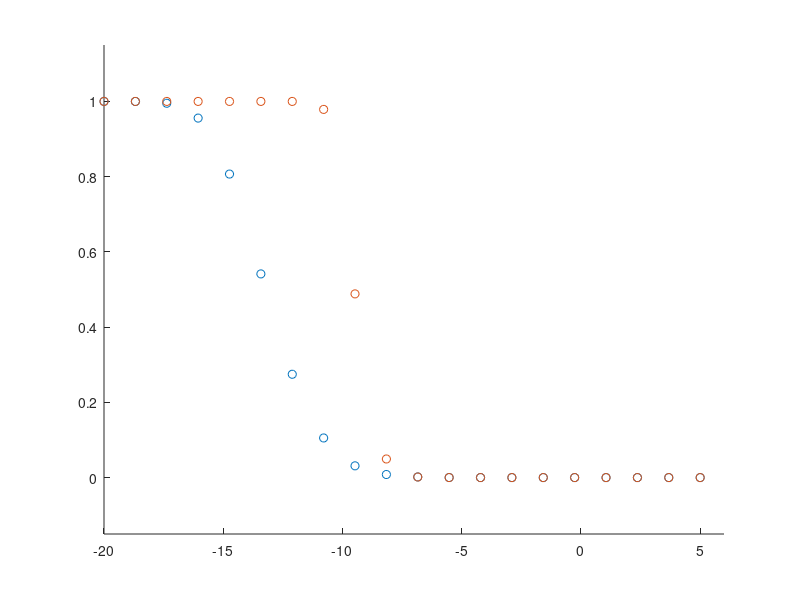

Write MATLAB code to recreate this figure. (Note: this script raises an error after producing the figure.)
clc,clear,close all;
figure; hold on;

%Rician Distr.s in different parameters.
pd{1} = makedist('Rician','s',sqrt(5/6),'sigma',1/sqrt(12));
pd{2} = makedist('Rician','s',sqrt(6/7),'sigma',1/sqrt(14));
pd{3} = makedist('Rician','s',sqrt(5*1.5/6),'sigma',sqrt(1.5)/sqrt(12));
pd{4} = makedist('Rician','s',sqrt(6*1.5/7),'sigma',sqrt(1.5)/sqrt(14));

snr = linspace(-20,5,20);
mcResult = zeros(1,length(snr));
simulationTime = 100000;
n=4; k2 = 0.01; Rate = 1;
for i = 1:length(snr)
   xx = sqrt((k2 +1/(10^(snr(i)/10)))*(2^Rate-1));
   h = zeros(simulationTime,1);
   for j=1:n
        h = h + random(pd{j},simulationTime,1).*random(pd{j},simulationTime,1);
   end
   mcResult(i) = sum(h < xx)/simulationTime;
end
plot(snr, mcResult,'o');



%Weibull Distr.s in different parameters.
pd{1} = makedist('Weibull','a',sqrt(0.5/gamma(1.2)),'b',10);
pd{2} = makedist('Weibull','a',sqrt(1/gamma(1.2)),'b',10);
pd{3} = makedist('Weibull','a',sqrt(0.5/gamma(1.2)),'b',12);
pd{4} = makedist('Weibull','a',sqrt(1/gamma(1.2)),'b',12);
snr = linspace(-20,5,20);
mcResult = zeros(1,length(snr));
simulationTime = 100000;
n=4; k2 = 0.01; Rate = 1;
for i = 1:length(snr)
   xx = sqrt((k2 +1/(10^(snr(i)/10)))*(2^Rate-1));
   h = zeros(simulationTime,1);
   for j=1:n
        h = h + random(pd{j},simulationTime,1).*random(pd{j},simulationTime,1);
   end
   mcResult(i) = sum(h < xx)/simulationTime;
end
plot(snr, mcResult,'o');


axis([-20 6 -0.15 1.15])




%Theoretical results
snr = linspace(-20,5);
ewRice = zeros(1,length(snr));
ewWeibull = zeros(1,length(snr));


%Moments for every Rician fading channels
aRice1 = [0.959930110752018935758544730598, 1.00000000000000000000000000000, ...
1.11177654821320601342971559345, 1.30555555555555555555555555556, ...
1.60766919039780783665966434452, 2.06481481481481481481481481481, ...
2.75437675388674387876672567442, 3.80324074074074074074074074074, ...
5.42076220057757990402010317735, 7.95653292181069958847736625514, ...
12.0025685773826563282439747515, 18.5762817215363511659807956104, ...
29.4523316201544209273410362094, 47.7723122427983539094650205761, ...
79.1793689528662987735713942951];
aRice2 = [0.965348853621578678468436675781, 1.00000000000000000000000000000, ...
1.09744183586807030791985098660, 1.26530612244897959183673469388, ...
1.52344680796155856179256299064, 1.90670553935860058309037900875, ...
2.47164327335909142379747392953, 3.30862140774677217825905872553, ...
4.56242484472779320714680711141, 6.46730528946272386505622657226, ...
9.40695523110186199731721529398, 14.0182406990284660303104998768, ...
21.3727144401187523907301675902, 33.2980208683699576099851495307, ...
52.9537992469912584758279819686];
aRice3 = [1.20622938159501243249301545976, 1.62500000000000000000000000000, ...
2.37738880211323171916436996616, 3.71875000000000000000000000000, ...
6.15616069054109032523352423414, 10.7070312500000000000000000000, ...
19.4570605400364835726455252789, 36.7832031250000000000000000000, ...
72.0875586055901300531654192039, 146.031494140625000000000000000, ...
305.030772974487382592160736924, 655.603332519531250000000000000, ...
1447.27322850374131073345102828, 3276.28597259521484375000000000, ...
7594.96424428136809428822668045];
aRice4 = [1.20768248136941820772760993571, 1.60714285714285714285714285714, ...
2.30418993114744874104463372372, 3.51275510204081632653061224490, ...
5.64431985837204106324952127070, 9.49772230320699708454810495627, ...
16.6545789419058004518302905351, 30.3149078508954602249062890462, ...
57.0954978837416872720988024201, 110.972691345124055453085024097, ...
222.085769673953677939859618479, 456.746281742991865634217035419, ...
963.713749535386683947772820254, 2083.04171304157577382116052228, ...
4606.34252885947196946098588435];
aRice1 = aRice1 .* aRice1;
aRice2 = aRice2 .* aRice2;
aRice3 = aRice3 .* aRice3;
aRice4 = aRice4 .* aRice4;
cumuRice = zeros(1,length(aRice1));
cumuRice = cumuRice + calcCumulantByMoment(aRice1);
cumuRice = cumuRice + calcCumulantByMoment(aRice2);
cumuRice = cumuRice + calcCumulantByMoment(aRice3);
cumuRice = cumuRice + calcCumulantByMoment(aRice4);
miuRice = cumuRice(1);
sigmaRice = sqrt(cumuRice(2));
for i=1:length(snr)
    xx = (sqrt((k2 +1/(10^(snr(i)/10)))*(2^Rate-1)) - miuRice)/(sigmaRice);
    coef = 0;
    coef = coef + cumuRice(3)/6*probHermiteH(2,xx)/(sigmaRice^3);
    coef = coef + cumuRice(4)/factorial(4)*probHermiteH(3,xx)/(sigmaRice^4);
    coef = coef + cumuRice(5)/factorial(5)*probHermiteH(4,xx)/(sigmaRice^5);
    coef = coef + (cumuRice(3)^2/72)*probHermiteH(5,xx)/(sigmaRice^6);%cumuRice(6)/factorial(6)
    coef = coef + (cumuRice(3)*cumuRice(5)/factorial(3)/factorial(5)+cumuRice(4)^2/1152)*probHermiteH(7,xx)/(sigmaRice^8);
    coef = coef + (cumuRice(3)^3)/(6^4)*probHermiteH(8,xx)/(sigmaRice^9);
    coef = coef + (cumuRice(3)^2)*(cumuRice(4)/1728)*probHermiteH(9,xx)/(sigmaRice^10);
    coef = coef + (cumuRice(3)^4)/31104*probHermiteH(11,xx)/(sigmaRice^12);
    ewRice(i) = normcdf(xx,0,1) - normpdf(xx,0,1) * coef;
end
plot(snr, ewRice);

%Moments for every Weibull Fading channels
aWeibull1 = [0.702044149057774030800908289979, 0.500000000000000000000000000000, ...
0.360654643286712918229296503396, 0.263116311561201047117190589102, ...
0.193938348041420992091624531730, 0.144292752835079773679807835278, ...
0.108282306375652196572320061603, 0.0819065566016783461030467590059, ...
0.0624141551844396101183375252769, 0.0478891912330610626279449383057];
aWeibull2 = [0.992840356982182751943700460599, 1.00000000000000000000000000000, ...
1.02008537573780025019615987133, 1.05246524624480418846876235641, ...
1.09708096825764456877801206893, 1.15434202268063818943846268222, ...
1.22507444993188796295398649030, 1.31050490562685353764874814409, ...
1.41227111593429632438080036437, 1.53245411945795400409423802578];
aWeibull3 = [0.707161730041398840218902541151, 0.505200891072220996652912384003, ...
0.364243939531454591711570573318, 0.264811289211632186430664005563, ...
0.193994191112687185662847614025, 0.143115753760794624581633087823, ...
0.106269325528056659760867479747, 0.0793880683106221290059797395640, ...
0.0596429081507161272271875125511, 0.0450472482805577177349263283005];
aWeibull4 = [1.00007770941576760146912534990, 1.01040178214444199330582476801, ...
1.03023743859517723916176660939, 1.05924515684652874572265602225, ...
1.09739686437264144171377283926, 1.14492603008635699665306470258, ...
1.20230017140815279145801049255, 1.27020909296995406409567583302, ...
1.34956495369784897382355371252, 1.44151194497784696751764250562];
aWeibull1 = aWeibull1 .* aWeibull1;
aWeibull2 = aWeibull2 .* aWeibull2;
aWeibull3 = aWeibull3 .* aWeibull3;
aWeibull4 = aWeibull4 .* aWeibull4;
cumuWeibull = zeros(1,length(aWeibull1));
cumuWeibull = cumuWeibull + calcCumulantByMoment(aWeibull1);
cumuWeibull = cumuWeibull + calcCumulantByMoment(aWeibull2);
cumuWeibull = cumuWeibull + calcCumulantByMoment(aWeibull3);
cumuWeibull = cumuWeibull + calcCumulantByMoment(aWeibull4);
miuWeibull = cumuWeibull(1);
sigmaWeibull = sqrt(cumuWeibull(2));
for i=1:length(snr)
    xx = (sqrt((k2 +1/(10^(snr(i)/10)))*(2^Rate-1)) - miuWeibull)/(sigmaWeibull);
    coef = 0;
    coef = coef + cumuWeibull(3)/6*probHermiteH(2,xx)/(sigmaWeibull^3);
    coef = coef + cumuWeibull(4)/factorial(4)*probHermiteH(3,xx)/(sigmaWeibull^4);
    coef = coef + cumuWeibull(5)/factorial(5)*probHermiteH(4,xx)/(sigmaWeibull^5);
    coef = coef + (cumuWeibull(3)^2/72)*probHermiteH(5,xx)/(sigmaWeibull^6);%cumuWeibull(6)/factorial(6)
    %coef = coef + (cumuWeibull(3)*cumuWeibull(5)/factorial(3)/factorial(5)+cumuWeibull(4)^2/1152)*probHermiteH(7,xx)/(sigmaWeibull^8);
    coef = coef + (cumuWeibull(3)^3)/(6^4)*probHermiteH(8,xx)/(sigmaWeibull^9);
    %coef = coef + (cumuWeibull(3)^2)*(cumuWeibull(4)/1728)*probHermiteH(9,xx)/(sigmaWeibull^10);
    %coef = coef + (cumuWeibull(3)^4)/31104*probHermiteH(11,xx)/(sigmaWeibull^12);
    ewWeibull(i) = normcdf(xx,0,1) - normpdf(xx,0,1) * coef;
end
plot(snr, ewWeibull);

legend('Rician N=4, simulation','Weibull N=4, simulation','Rician, Theory','Weibull, Theory');
xlabel('Average SNR[dB]')
ylabel('Average Outage Probability')